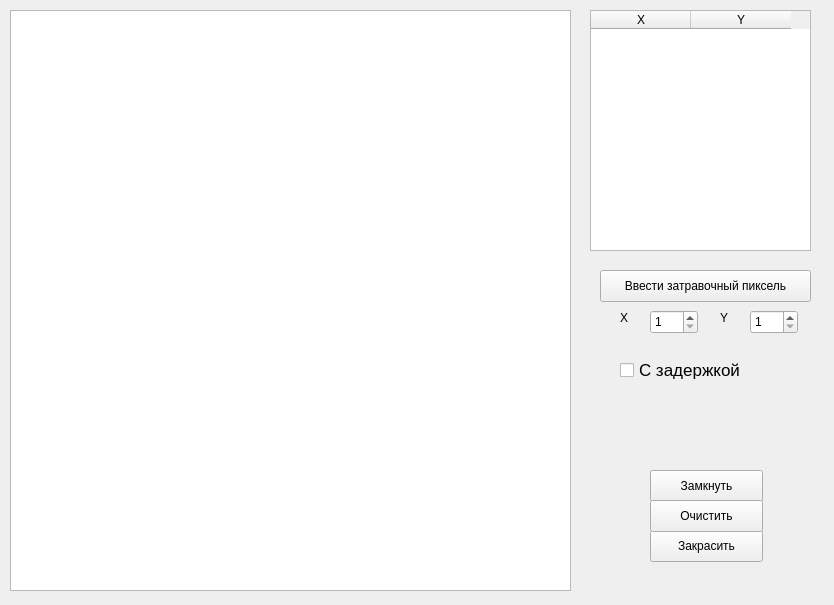
<?xml version="1.0" encoding="UTF-8"?>
<ui version="4.0">
 <class>MainWindow</class>
 <widget class="QMainWindow" name="MainWindow">
  <property name="geometry">
   <rect>
    <x>0</x>
    <y>0</y>
    <width>834</width>
    <height>605</height>
   </rect>
  </property>
  <property name="windowTitle">
   <string>Заполнение областей</string>
  </property>
  <widget class="QWidget" name="centralwidget">
   <widget class="QGraphicsView" name="view">
    <property name="geometry">
     <rect>
      <x>10</x>
      <y>10</y>
      <width>561</width>
      <height>581</height>
     </rect>
    </property>
   </widget>
   <widget class="QTableWidget" name="table">
    <property name="geometry">
     <rect>
      <x>590</x>
      <y>10</y>
      <width>221</width>
      <height>241</height>
     </rect>
    </property>
    <column>
     <property name="text">
      <string>X</string>
     </property>
    </column>
    <column>
     <property name="text">
      <string>Y</string>
     </property>
    </column>
   </widget>
   <widget class="QPushButton" name="paint">
    <property name="geometry">
     <rect>
      <x>650</x>
      <y>530</y>
      <width>113</width>
      <height>32</height>
     </rect>
    </property>
    <property name="text">
     <string>Закрасить</string>
    </property>
   </widget>
   <widget class="QPushButton" name="lock">
    <property name="geometry">
     <rect>
      <x>650</x>
      <y>470</y>
      <width>113</width>
      <height>32</height>
     </rect>
    </property>
    <property name="text">
     <string>Замкнуть</string>
    </property>
   </widget>
   <widget class="QPushButton" name="erase">
    <property name="geometry">
     <rect>
      <x>650</x>
      <y>500</y>
      <width>113</width>
      <height>32</height>
     </rect>
    </property>
    <property name="text">
     <string>Очистить</string>
    </property>
   </widget>
   <widget class="QCheckBox" name="delay">
    <property name="geometry">
     <rect>
      <x>620</x>
      <y>360</y>
      <width>161</width>
      <height>20</height>
     </rect>
    </property>
    <property name="font">
     <font>
      <pointsize>13</pointsize>
     </font>
    </property>
    <property name="text">
     <string>С задержкой</string>
    </property>
   </widget>
   <widget class="QSpinBox" name="p_y">
    <property name="geometry">
     <rect>
      <x>750</x>
      <y>310</y>
      <width>48</width>
      <height>24</height>
     </rect>
    </property>
    <property name="minimum">
     <number>1</number>
    </property>
    <property name="maximum">
     <number>581</number>
    </property>
   </widget>
   <widget class="QLabel" name="label_3">
    <property name="geometry">
     <rect>
      <x>620</x>
      <y>310</y>
      <width>16</width>
      <height>16</height>
     </rect>
    </property>
    <property name="text">
     <string>X</string>
    </property>
   </widget>
   <widget class="QPushButton" name="pixel">
    <property name="geometry">
     <rect>
      <x>600</x>
      <y>270</y>
      <width>211</width>
      <height>32</height>
     </rect>
    </property>
    <property name="text">
     <string>Ввести затравочный пиксель</string>
    </property>
   </widget>
   <widget class="QSpinBox" name="p_x">
    <property name="geometry">
     <rect>
      <x>650</x>
      <y>310</y>
      <width>48</width>
      <height>24</height>
     </rect>
    </property>
    <property name="minimum">
     <number>1</number>
    </property>
    <property name="maximum">
     <number>561</number>
    </property>
   </widget>
   <widget class="QLabel" name="label_4">
    <property name="geometry">
     <rect>
      <x>720</x>
      <y>310</y>
      <width>16</width>
      <height>16</height>
     </rect>
    </property>
    <property name="text">
     <string>Y</string>
    </property>
   </widget>
  </widget>
 </widget>
 <resources/>
 <connections/>
</ui>
